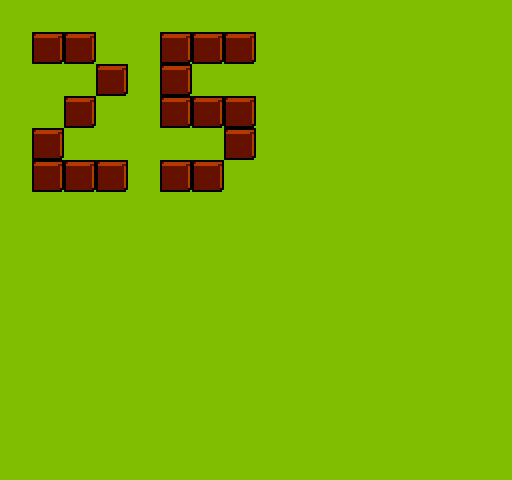

Rendered tile map (Tiled .tmx) drawn with the repository's tilesets; below, a short description and the full map source, tile grids included:
An orthogonal 16x15 tile map with 32x32 px tiles, 1 tile layer (Tile Layer 1).

<map version="1.0" orientation="orthogonal" renderorder="right-down" width="16" height="15" tilewidth="32" tileheight="32" nextobjectid="1">
 <tileset firstgid="1" name="t" tilewidth="32" tileheight="32" tilecount="56">
  <image source="MetaTiles.png" width="256" height="255" />
 </tileset>
 <layer name="Tile Layer 1" width="16" height="15">
  <data encoding="csv">
1,1,1,1,1,1,1,1,1,1,1,1,1,1,1,1,
1,3,3,1,1,3,3,3,1,1,1,1,1,1,1,1,
1,1,1,3,1,3,1,1,1,1,1,1,1,1,1,1,
1,1,3,1,1,3,3,3,1,1,1,1,1,1,1,1,
1,3,1,1,1,1,1,3,1,1,1,1,1,1,1,1,
1,3,3,3,1,3,3,1,1,1,1,1,1,1,1,1,
1,1,1,1,1,1,1,1,1,1,1,1,1,1,1,1,
1,1,1,1,1,1,1,1,1,1,1,1,1,1,1,1,
1,1,1,1,1,1,1,1,1,1,1,1,1,1,1,1,
1,1,1,1,1,1,1,1,1,1,1,1,1,1,1,1,
1,1,1,1,1,1,1,1,1,1,1,1,1,1,1,1,
1,1,1,1,1,1,1,1,1,1,1,1,1,1,1,1,
1,1,1,1,1,1,1,1,1,1,1,1,1,1,1,1,
1,1,1,1,1,1,1,1,1,1,1,1,1,1,1,1,
1,1,1,1,1,1,1,1,1,1,1,1,1,1,1,1
</data>
 </layer>
</map>